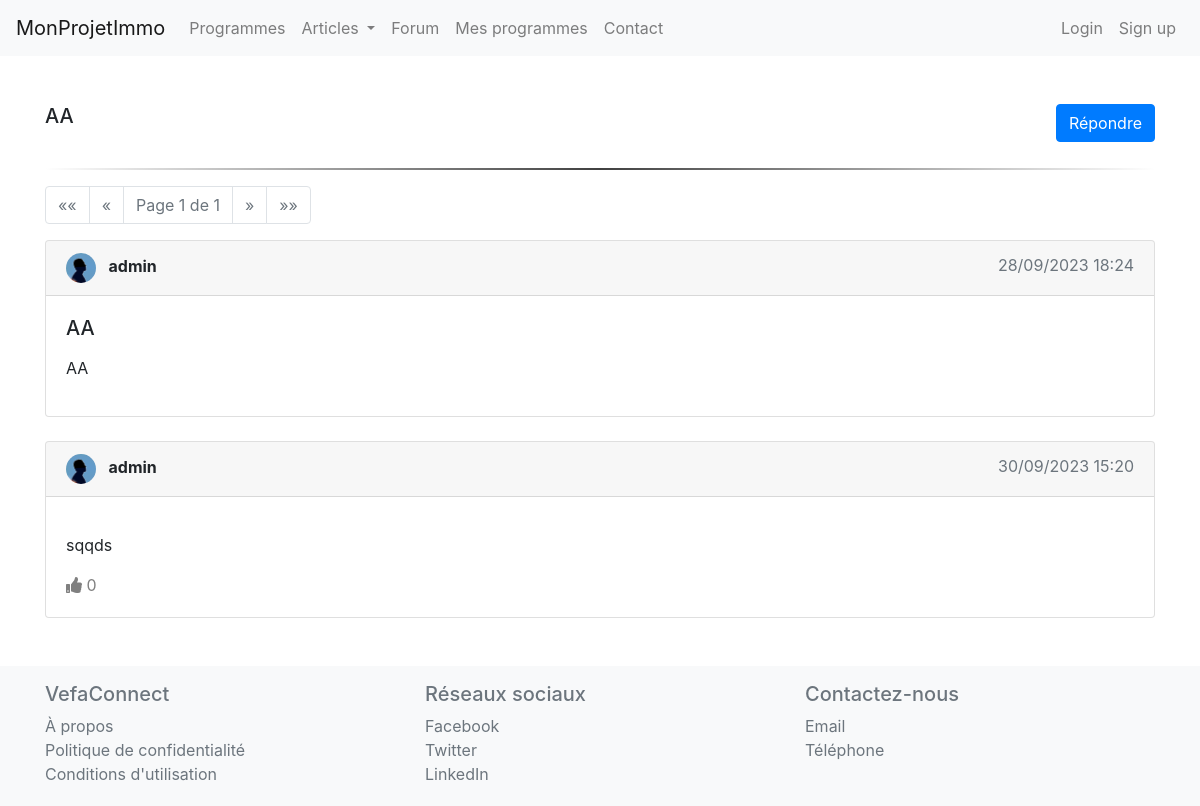
/general_forum/comprendre-la-vefa/aa-2/, run on an earlier commit of the app's database.
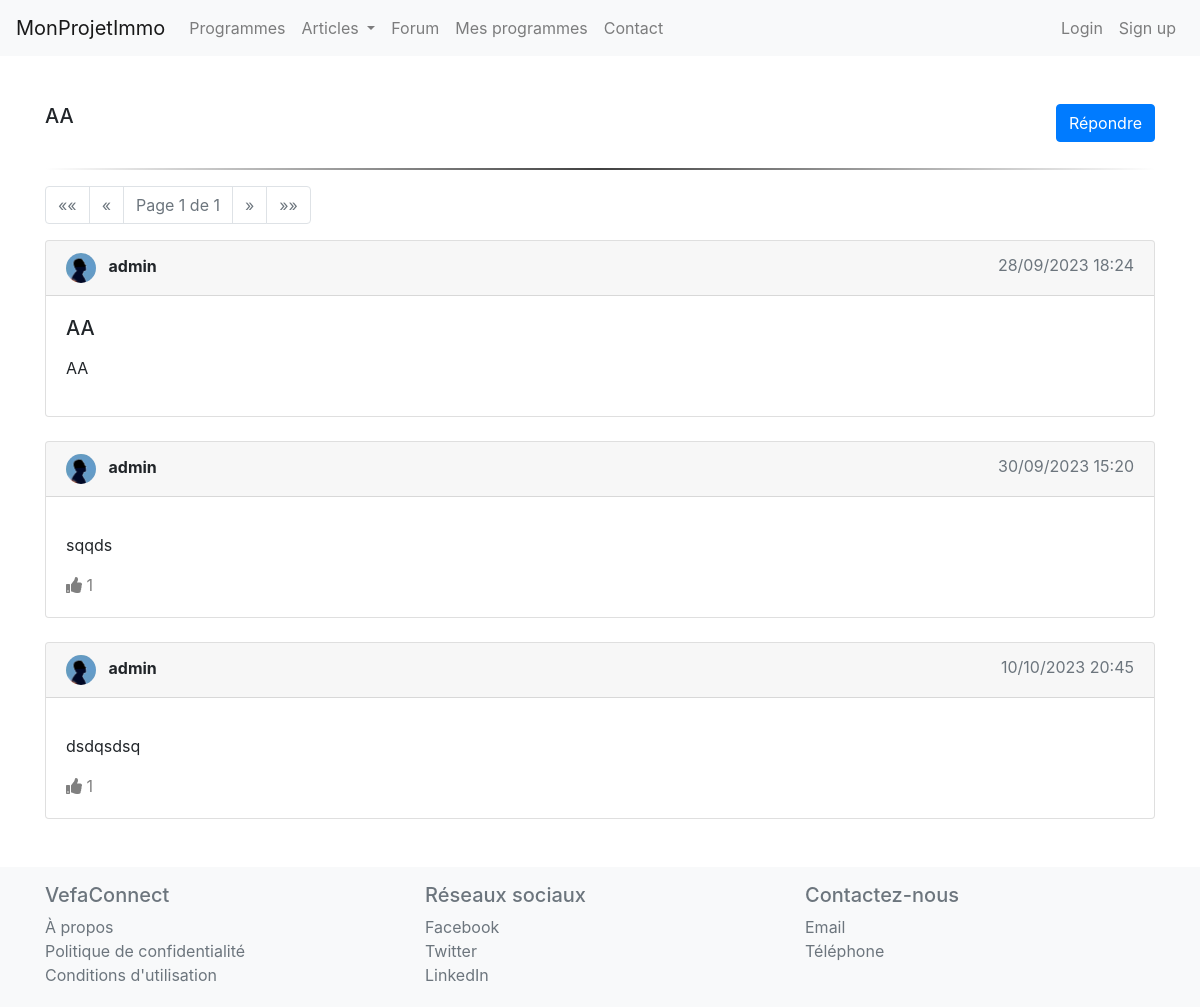
And on a later commit of the database.
### forum/models.py (models this page shows, shortened)
class Reply(models.Model):
    user = models.ForeignKey(UserProfile, on_delete=models.CASCADE)
    post = models.ForeignKey(ForumPost, on_delete=models.CASCADE, related_name='replies')
    content = models.TextField()
    date_posted = models.DateTimeField(auto_now_add=True)
    upvotes = models.ManyToManyField(UserProfile, related_name="upvoted_responses")
    @property
    def upvote_count(self):
        return self.upvotes.count()

class UserProfile(models.Model):
    GENDER_CHOICES = (
        ('M', 'Male'),
        ('F', 'Female'),
        ('O', 'Other'),
)
    user = models.OneToOneField(User, on_delete=models.CASCADE)
    bio = models.TextField(blank=True)
    followed_programs = models.ManyToManyField('website.RealEstateProgram', through='website.FollowedProgram', related_name='followers')
    joined_date = models.DateTimeField(auto_now_add=True)
    photo = models.ImageField(upload_to='user_photos/', blank=True, null=True)
    first_name = models.CharField(max_length=30, blank=True, null=True)
    last_name = models.CharField(max_length=30, blank=True, null=True)
    gender = models.CharField(max_length=1, null=False, blank=False, choices=GENDER_CHOICES)

### forum/views.py (the view)
# urls.py: path('general_forum/<slug:topic_slug>/<slug:post_slug>/', views.PostDetailView.as_view(), name='general_post_detail'),
class PostDetailView(DetailView):
    model = ForumPost
    template_name = 'post_detail.html'
    context_object_name = 'post'
    slug_field = 'slug'
    slug_url_kwarg = 'post_slug'
    def get_context_data(self, **kwargs):
        context = super().get_context_data(**kwargs)
        topic_slug = self.kwargs['topic_slug']
        post_slug = self.kwargs['post_slug']
        program_slug = self.kwargs.get('program_slug')
        replies = Reply.objects.filter(post=self.object).order_by('date_posted')
        paginator = Paginator(replies, 10)
        if self.request.user.is_authenticated:
            user_profile = UserProfile.objects.get(user=self.request.user)
            user_upvoted_reply_ids = user_profile.upvoted_responses.all().values_list('id', flat=True)
            context['user_upvoted_replies'] = set(user_upvoted_reply_ids)
        page = self.request.GET.get('page')
        context['replies'] = paginator.get_page(page)
        context['reply_form'] = ReplyModelForm()
        return context

### VefaConnect/context_processors.py (called while the page is built)
def categories(request):
    return {
        'categories': Category.objects.all()
    }

### forum/templates/post_detail.html (shortened to what the changed rows need)
{% extends 'base.html' %}
{% load static %}
{% block content %}
<head>
    <link rel="stylesheet" href="https://cdnjs.cloudflare.com/ajax/libs/font-awesome/5.15.1/css/all.min.css">
    <link rel="stylesheet" href="{% static 'forum/css/style.css' %}">
</head>
<div class="container my-5">
    <div id="repliesContainer">
        {% for reply in replies %}
            <div class="card mb-4">
                <div class="card-header d-flex justify-content-between">
                    <div>
                        <img src="{{ reply.user.photo.url }}" class="rounded-circle mr-2" width="30" height="30">
                        <span class="font-weight-bold">{{ reply.user.user.username }}</span>
                    </div>
                    <div>
                        <span class="text-muted">{{ reply.date_posted|date:"d/m/Y H:i" }}</span>
                    </div>
                </div>
                <div class="card-body">
                    <p class="card-text">{{ reply.content|safe }}</p>
                    <div class="upvote-wrapper">
                        <a href="{% url 'upvote_reply' reply.id %}"
                           class="upvote-btn {% if reply.id in user_upvoted_replies %}active-vote{% endif %}"
                           id="upvote-btn-{{ reply.id }}"
                           onclick="handleUpvote({{ reply.id }});">
                            <i class="fas fa-thumbs-up"></i>
                            <span class="vote-count">{{ reply.upvote_count }}</span>
                        </a>
                    </div>
                </div>
            </div>
        {% endfor %}
    </div>
</div>
{% endblock %}

What changed in the data, as far as the page shows it:
computed for Reply "sqqds": upvote_count "0" → "1"
added Reply: user.photo (placeholder picture), user.user.username "admin", date_posted "10/10/2023 20:45", content "dsdqsdsq", upvote_count "1"
